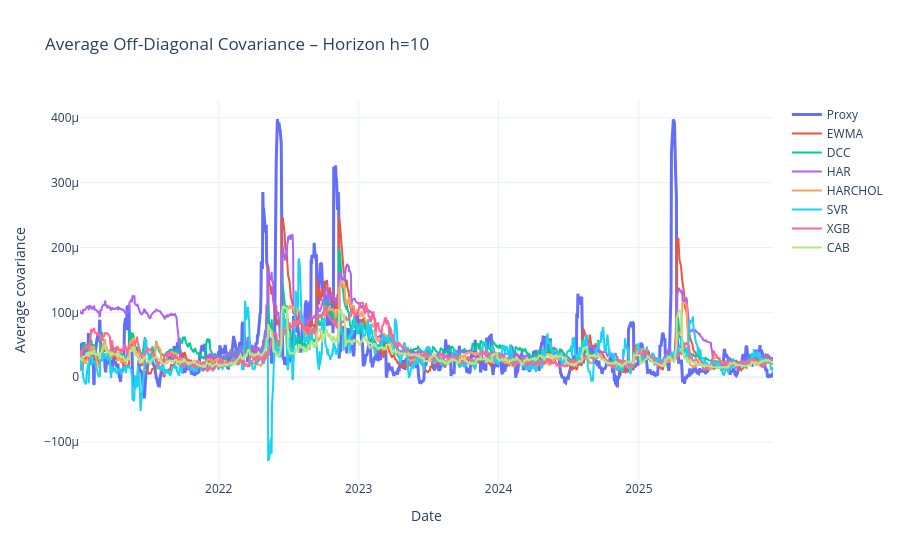
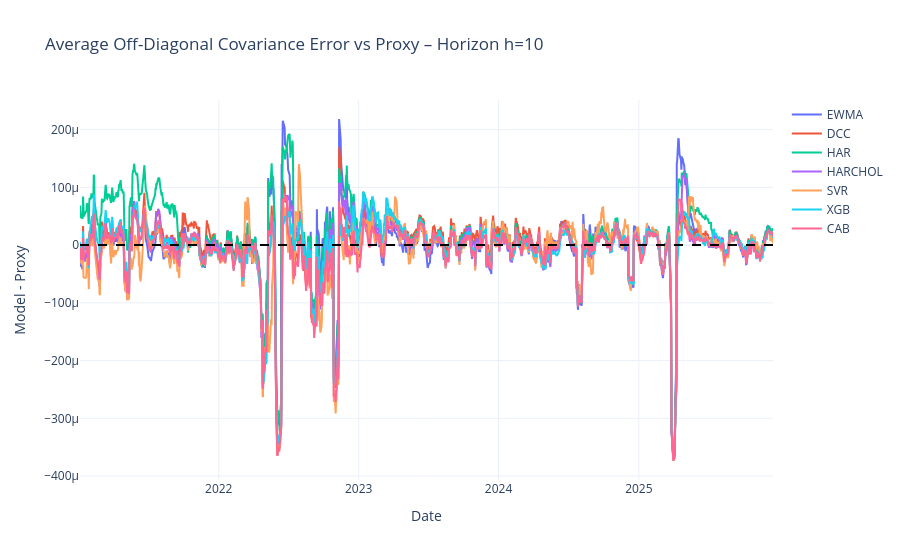

Write notebook code for charts like these, in order.
### Code cell
# ============================================================
# Additional visual diagnostics for covariance structure
# Uses existing variables in this notebook:
#   proxy, models, n_assets, row_to_matrix, H
# ============================================================

import numpy as np
import plotly.graph_objects as go

# ------------------------------------------------------------
# 1) Helper: average off-diagonal covariance
# ------------------------------------------------------------
def avg_offdiag_covariance(df, n_assets):
    def _avg_offdiag(row):
        Sigma = row_to_matrix(row, n_assets)
        mask = ~np.eye(n_assets, dtype=bool)
        return Sigma[mask].mean()
    return df.apply(_avg_offdiag, axis=1)

# ------------------------------------------------------------
# 2) Level plot: average off-diagonal covariance
# ------------------------------------------------------------
proxy_avg_cov = avg_offdiag_covariance(proxy, n_assets)

fig = go.Figure()

fig.add_trace(
    go.Scatter(
        x=proxy_avg_cov.index,
        y=proxy_avg_cov.values,
        mode="lines",
        name="Proxy",
        line=dict(width=3)
    )
)

for model_name, df in models.items():
    model_avg_cov = avg_offdiag_covariance(df, n_assets).reindex(proxy_avg_cov.index)

    fig.add_trace(
        go.Scatter(
            x=model_avg_cov.index,
            y=model_avg_cov.values,
            mode="lines",
            name=model_name
        )
    )

fig.update_layout(
    title=f"Average Off-Diagonal Covariance – Horizon h={H}",
    xaxis_title="Date",
    yaxis_title="Average covariance",
    hovermode="x unified",
    template="plotly_white"
)

fig.show()

# ------------------------------------------------------------
# 3) Error plot: model minus proxy
# Positive = overestimation
# Negative = underestimation
# ------------------------------------------------------------
fig = go.Figure()

for model_name, df in models.items():
    model_avg_cov = avg_offdiag_covariance(df, n_assets).reindex(proxy_avg_cov.index)
    error = model_avg_cov - proxy_avg_cov

    fig.add_trace(
        go.Scatter(
            x=error.index,
            y=error.values,
            mode="lines",
            name=model_name
        )
    )

fig.add_hline(y=0, line_dash="dash", line_color="black")

fig.update_layout(
    title=f"Average Off-Diagonal Covariance Error vs Proxy – Horizon h={H}",
    xaxis_title="Date",
    yaxis_title="Model - Proxy",
    hovermode="x unified",
    template="plotly_white"
)

fig.show()

### Figure 1 — Plotly figure (JSON) as saved in the notebook; plotly's stock layout.template omitted (floating-point values rounded to 4 significant figures; data arrays with more than 128 entries replaced by an {"elided": "..."} marker saying what was removed)
{"data": [{"line": {"width": 3}, "mode": "lines", "name": "Proxy", "type": "scatter", "x": {"elided": "1246 str values"}, "y": {"elided": "1246 float values"}}, {"mode": "lines", "name": "EWMA", "type": "scatter", "x": {"elided": "1246 str values"}, "y": {"elided": "1246 float values"}}, {"mode": "lines", "name": "DCC", "type": "scatter", "x": {"elided": "1246 str values"}, "y": {"elided": "1246 float values"}}, {"mode": "lines", "name": "HAR", "type": "scatter", "x": {"elided": "1246 str values"}, "y": {"elided": "1246 float values"}}, {"mode": "lines", "name": "HARCHOL", "type": "scatter", "x": {"elided": "1246 str values"}, "y": {"elided": "1246 float values"}}, {"mode": "lines", "name": "SVR", "type": "scatter", "x": {"elided": "1246 str values"}, "y": {"elided": "1246 float values"}}, {"mode": "lines", "name": "XGB", "type": "scatter", "x": {"elided": "1246 str values"}, "y": {"elided": "1246 float values"}}, {"mode": "lines", "name": "CAB", "type": "scatter", "x": {"elided": "1246 str values"}, "y": {"elided": "1246 float values"}}], "layout": {"hovermode": "x unified", "title": {"text": "Average Off-Diagonal Covariance – Horizon h=10"}, "xaxis": {"title": {"text": "Date"}}, "yaxis": {"title": {"text": "Average covariance"}}}}

### Figure 2 — Plotly figure (JSON) as saved in the notebook; plotly's stock layout.template omitted (floating-point values rounded to 4 significant figures; data arrays with more than 128 entries replaced by an {"elided": "..."} marker saying what was removed)
{"data": [{"mode": "lines", "name": "EWMA", "type": "scatter", "x": {"elided": "1246 str values"}, "y": {"elided": "1246 float values"}}, {"mode": "lines", "name": "DCC", "type": "scatter", "x": {"elided": "1246 str values"}, "y": {"elided": "1246 float values"}}, {"mode": "lines", "name": "HAR", "type": "scatter", "x": {"elided": "1246 str values"}, "y": {"elided": "1246 float values"}}, {"mode": "lines", "name": "HARCHOL", "type": "scatter", "x": {"elided": "1246 str values"}, "y": {"elided": "1246 float values"}}, {"mode": "lines", "name": "SVR", "type": "scatter", "x": {"elided": "1246 str values"}, "y": {"elided": "1246 float values"}}, {"mode": "lines", "name": "XGB", "type": "scatter", "x": {"elided": "1246 str values"}, "y": {"elided": "1246 float values"}}, {"mode": "lines", "name": "CAB", "type": "scatter", "x": {"elided": "1246 str values"}, "y": {"elided": "1246 float values"}}], "layout": {"hovermode": "x unified", "shapes": [{"line": {"color": "black", "dash": "dash"}, "type": "line", "x0": 0, "x1": 1, "xref": "x domain", "y0": 0, "y1": 0, "yref": "y"}], "title": {"text": "Average Off-Diagonal Covariance Error vs Proxy – Horizon h=10"}, "xaxis": {"title": {"text": "Date"}}, "yaxis": {"title": {"text": "Model - Proxy"}}}}
